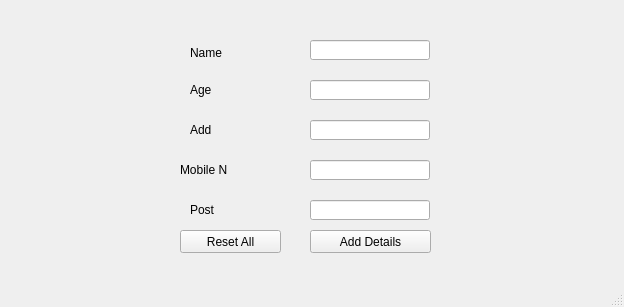
<?xml version="1.0" encoding="UTF-8"?>
<ui version="4.0">
 <class>MainWindow</class>
 <widget class="QMainWindow" name="MainWindow">
  <property name="geometry">
   <rect>
    <x>0</x>
    <y>0</y>
    <width>624</width>
    <height>307</height>
   </rect>
  </property>
  <property name="windowTitle">
   <string>MainWindow</string>
  </property>
  <widget class="QWidget" name="centralwidget">
   <widget class="QLineEdit" name="leName">
    <property name="geometry">
     <rect>
      <x>310</x>
      <y>40</y>
      <width>120</width>
      <height>20</height>
     </rect>
    </property>
   </widget>
   <widget class="QLineEdit" name="leAge">
    <property name="geometry">
     <rect>
      <x>310</x>
      <y>80</y>
      <width>120</width>
      <height>20</height>
     </rect>
    </property>
   </widget>
   <widget class="QLineEdit" name="leAdd">
    <property name="geometry">
     <rect>
      <x>310</x>
      <y>120</y>
      <width>120</width>
      <height>20</height>
     </rect>
    </property>
   </widget>
   <widget class="QLineEdit" name="leMobileNo">
    <property name="geometry">
     <rect>
      <x>310</x>
      <y>160</y>
      <width>120</width>
      <height>20</height>
     </rect>
    </property>
   </widget>
   <widget class="QLabel" name="label">
    <property name="geometry">
     <rect>
      <x>190</x>
      <y>42</y>
      <width>47</width>
      <height>21</height>
     </rect>
    </property>
    <property name="text">
     <string>Name</string>
    </property>
   </widget>
   <widget class="QLabel" name="label_2">
    <property name="geometry">
     <rect>
      <x>190</x>
      <y>80</y>
      <width>47</width>
      <height>20</height>
     </rect>
    </property>
    <property name="text">
     <string>Age</string>
    </property>
   </widget>
   <widget class="QLabel" name="label_3">
    <property name="geometry">
     <rect>
      <x>190</x>
      <y>110</y>
      <width>47</width>
      <height>40</height>
     </rect>
    </property>
    <property name="text">
     <string>Add</string>
    </property>
   </widget>
   <widget class="QLabel" name="label_4">
    <property name="geometry">
     <rect>
      <x>180</x>
      <y>150</y>
      <width>47</width>
      <height>40</height>
     </rect>
    </property>
    <property name="text">
     <string>Mobile No</string>
    </property>
   </widget>
   <widget class="QPushButton" name="pushButton">
    <property name="geometry">
     <rect>
      <x>180</x>
      <y>230</y>
      <width>101</width>
      <height>23</height>
     </rect>
    </property>
    <property name="text">
     <string>Reset All</string>
    </property>
   </widget>
   <widget class="QPushButton" name="Add_btn">
    <property name="geometry">
     <rect>
      <x>310</x>
      <y>230</y>
      <width>121</width>
      <height>23</height>
     </rect>
    </property>
    <property name="text">
     <string>Add Details</string>
    </property>
   </widget>
   <widget class="QLabel" name="label_5">
    <property name="geometry">
     <rect>
      <x>190</x>
      <y>200</y>
      <width>47</width>
      <height>20</height>
     </rect>
    </property>
    <property name="text">
     <string>Post</string>
    </property>
   </widget>
   <widget class="QLineEdit" name="lePost">
    <property name="geometry">
     <rect>
      <x>310</x>
      <y>200</y>
      <width>120</width>
      <height>20</height>
     </rect>
    </property>
   </widget>
  </widget>
  <widget class="QMenuBar" name="menubar">
   <property name="geometry">
    <rect>
     <x>0</x>
     <y>0</y>
     <width>624</width>
     <height>21</height>
    </rect>
   </property>
  </widget>
  <widget class="QStatusBar" name="statusbar"/>
 </widget>
 <resources/>
 <connections/>
</ui>
